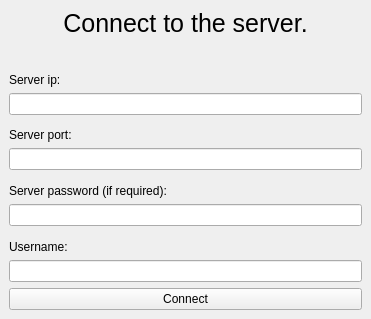
<?xml version="1.0" encoding="UTF-8"?>
<ui version="4.0">
 <class>MainWindow</class>
 <widget class="QMainWindow" name="MainWindow">
  <property name="geometry">
   <rect>
    <x>0</x>
    <y>0</y>
    <width>371</width>
    <height>319</height>
   </rect>
  </property>
  <property name="windowTitle">
   <string>Add new server</string>
  </property>
  <widget class="QWidget" name="centralwidget">
   <layout class="QVBoxLayout" name="verticalLayout">
    <item>
     <widget class="QLabel" name="connectingTitleLabel">
      <property name="font">
       <font>
        <pointsize>19</pointsize>
        <weight>50</weight>
        <bold>false</bold>
       </font>
      </property>
      <property name="text">
       <string>Connect to the server.</string>
      </property>
      <property name="alignment">
       <set>Qt::AlignHCenter|Qt::AlignTop</set>
      </property>
     </widget>
    </item>
    <item>
     <layout class="QVBoxLayout" name="verticalLayout_2">
      <item>
       <widget class="QLabel" name="ipTitle">
        <property name="text">
         <string>Server ip:</string>
        </property>
        <property name="alignment">
         <set>Qt::AlignBottom|Qt::AlignLeading|Qt::AlignLeft</set>
        </property>
       </widget>
      </item>
      <item>
       <widget class="QLineEdit" name="ipField"/>
      </item>
     </layout>
    </item>
    <item>
     <layout class="QVBoxLayout" name="verticalLayout_3">
      <item>
       <widget class="QLabel" name="portTitle">
        <property name="text">
         <string>Server port:</string>
        </property>
        <property name="alignment">
         <set>Qt::AlignBottom|Qt::AlignLeading|Qt::AlignLeft</set>
        </property>
       </widget>
      </item>
      <item>
       <widget class="QLineEdit" name="portField"/>
      </item>
     </layout>
    </item>
    <item>
     <layout class="QVBoxLayout" name="verticalLayout_5">
      <item>
       <widget class="QLabel" name="passwordTitle">
        <property name="text">
         <string>Server password (if required):</string>
        </property>
        <property name="alignment">
         <set>Qt::AlignBottom|Qt::AlignLeading|Qt::AlignLeft</set>
        </property>
       </widget>
      </item>
      <item>
       <widget class="QLineEdit" name="passwordField">
        <property name="echoMode">
         <enum>QLineEdit::Password</enum>
        </property>
       </widget>
      </item>
     </layout>
    </item>
    <item>
     <layout class="QVBoxLayout" name="verticalLayout_4">
      <item>
       <widget class="QLabel" name="usernameTitle">
        <property name="text">
         <string>Username:</string>
        </property>
        <property name="alignment">
         <set>Qt::AlignBottom|Qt::AlignLeading|Qt::AlignLeft</set>
        </property>
       </widget>
      </item>
      <item>
       <widget class="QLineEdit" name="usernameField"/>
      </item>
     </layout>
    </item>
    <item>
     <layout class="QHBoxLayout" name="horizontalLayout">
      <item>
       <widget class="QPushButton" name="connectButton">
        <property name="text">
         <string>Connect</string>
        </property>
       </widget>
      </item>
     </layout>
    </item>
   </layout>
  </widget>
 </widget>
 <resources/>
 <connections/>
</ui>
